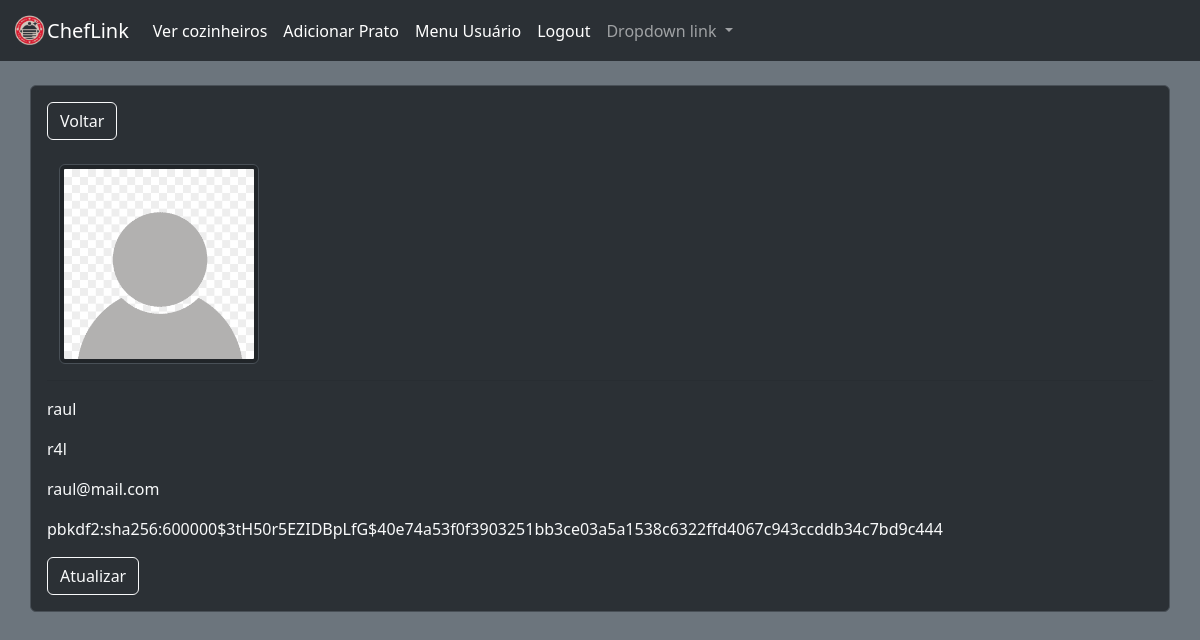
Before: /dashboard (signed in) with the older database file.
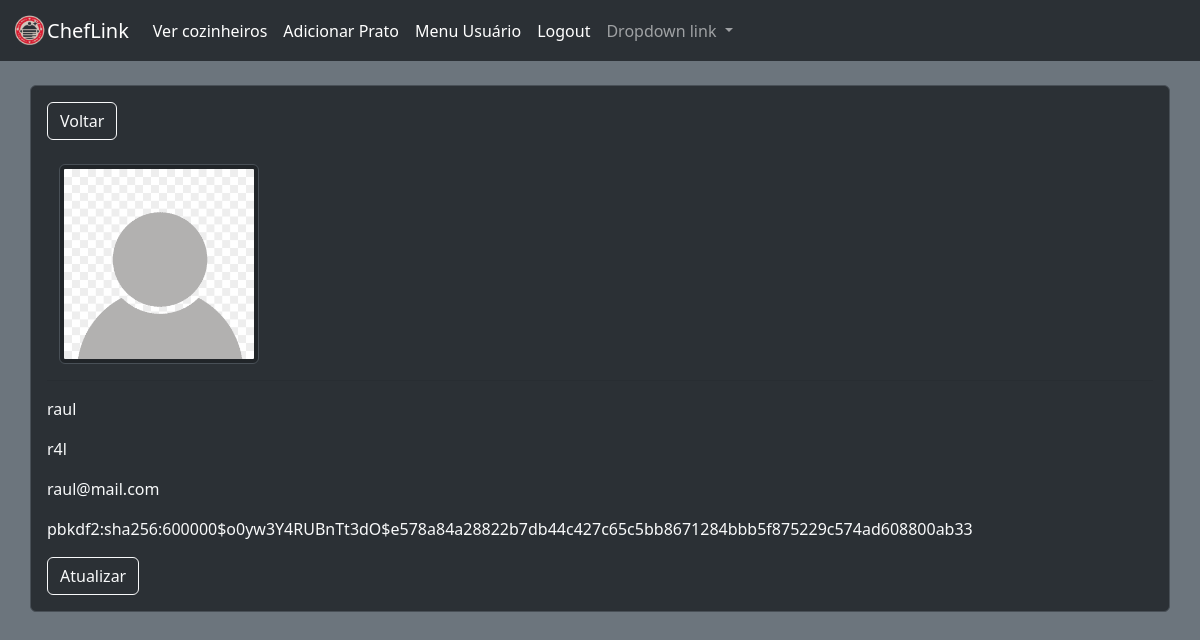
After: the same page with the newer database file.
### models.py (models this page shows)
class UserModel(db.Model, UserMixin):
    __tablename__ = "usermodel"
    id = mapped_column(Integer,autoincrement=True,primary_key=True)
    name = mapped_column(String(100), nullable=False)
    username = mapped_column(String(30), nullable=False,unique=True)
    email = mapped_column(String(60), nullable=False, unique=True)
    password_hash = mapped_column(String(128), nullable=False)
    status = mapped_column(Boolean, unique=False,default=True)
    posts = relationship('UserPostModel', backref='poster')

### routes.py (the view)
@app.route('/dashboard', methods=['POST','GET'])
@login_required
def dashboard_user():
    username=current_user.username
    user = UserModel.query.filter_by(username=username).first_or_404()
    return render_template('dashboard.html',user=user)

### routes.py (called while the page is built)
@login_manager.user_loader
def load_user(user_id):
    return UserModel.query.get_or_404(user_id)

### templates/dashboard.html (shortened to what this page needs)
{%extends "base.html"%}
{%block body%}
<br>
<div class="container p-3 border d-flex bg-body-tertiary rounded flex-column" data-bs-theme="dark">
    <div class="d-grid gap-2 d-md-block">
        <a href="{{url_for('index')}}" class="btn btn-outline-light">Voltar</a>
    </div>
    <br>
    <div class="container-sm">
        <img src="{{url_for('static',filename='images/default_profile.png')}}" alt="" class="rounded img-thumbnail" width="200px" height="200px">
    </div>
    <hr>
    <p class="text-light">{{user.name}}</p>
    <p class="text-light">{{user.username}}</p>
    <p class="text-light">{{user.email}}</p>
    <p class="text-light text-break" >{{user.password_hash}}</p>
    <div class="d-grid gap-2 d-md-block">
        <a href="{{url_for('alter_user',id=current_user.id)}}" class="btn btn-outline-light">Atualizar</a>
    </div>
</div>
{%endblock%}

### templates/base.html (shortened to what this page needs)
<!DOCTYPE html>
<html lang="pt-br">
<head>
    <link href="https://cdn.jsdelivr.net/npm/bootstrap@5.3.3/dist/css/bootstrap.min.css" rel="stylesheet"
>
    <link rel="stylesheet" href="https://cdn.jsdelivr.net/npm/bootstrap-icons@1.11.3/font/bootstrap-icons.min.css">
</head>
<body class="bg-secondary">
    {%include "components/navbar.html"%}
    {%block body%} {%endblock%}
</body>
</html>

### templates/components/navbar.html (shortened to what this page needs)
<nav class="navbar navbar-expand-lg bg-body-tertiary" data-bs-theme="dark">
    <div class="container-fluid">
        <a class="navbar-brand d-flex align-items-center" href="{{url_for('index')}}">
            <img src="{{url_for('static',filename='images/logo_192.png')}}" alt="Logo" width="35" height="35"
                class="d-inline-block align-text-top">
            ChefLink
        </a>
        <div class="collapse navbar-collapse" id="navbarNavDropdown">
            <ul class="navbar-nav">
                <li class="nav-item">
                    <a class="nav-link active" aria-current="page" href="{{url_for('listar_usuarios')}}">Ver cozinheiros</a>
                </li>
                {%if not current_user.is_authenticated%}
                <li class="nav-item">
                    <a class="nav-link active" aria-current="page" href="{{url_for('add_user')}}">Cadastrar</a>
                </li>
                <li class="nav-item">
                    <a class="nav-link active" href="{{url_for('login')}}">Login</a>
                </li>
                {%else%}
                <li class="nav-item">
                    <a class="nav-link active" href="{{url_for('add_post')}}">Adicionar Prato</a>
                </li>
                <li class="nav-item">
                    <a class="nav-link active" href="{{url_for('dashboard_user')}}">Menu Usuário</a>
                </li>
                <li class="nav-item">
                    <a class="nav-link active" href="{{url_for('logout')}}">Logout</a>
                </li>
                {%endif%}
                <li class="nav-item dropdown">
                    <a class="nav-link dropdown-toggle" href="#" role="button" data-bs-toggle="dropdown"
                        aria-expanded="false">
                        Dropdown link
                    </a>
                </li>
            </ul>
        </div>
    </div>
</nav>

Changed rows visible on the page:
changed UserModel "raul": password_hash "pbkdf2:sha256:600000$3tH50r5EZIDBpLfG$40e74a53f0f3903251bb3ce03a5a1538c6322ffd4067c943ccddb34c7bd9c444" → "pbkdf2:sha256:600000$o0yw3Y4RUBnTt3dO$e578a84a28822b7db44c427c65c5bb8671284bbb5f875229c574ad608800ab33"
